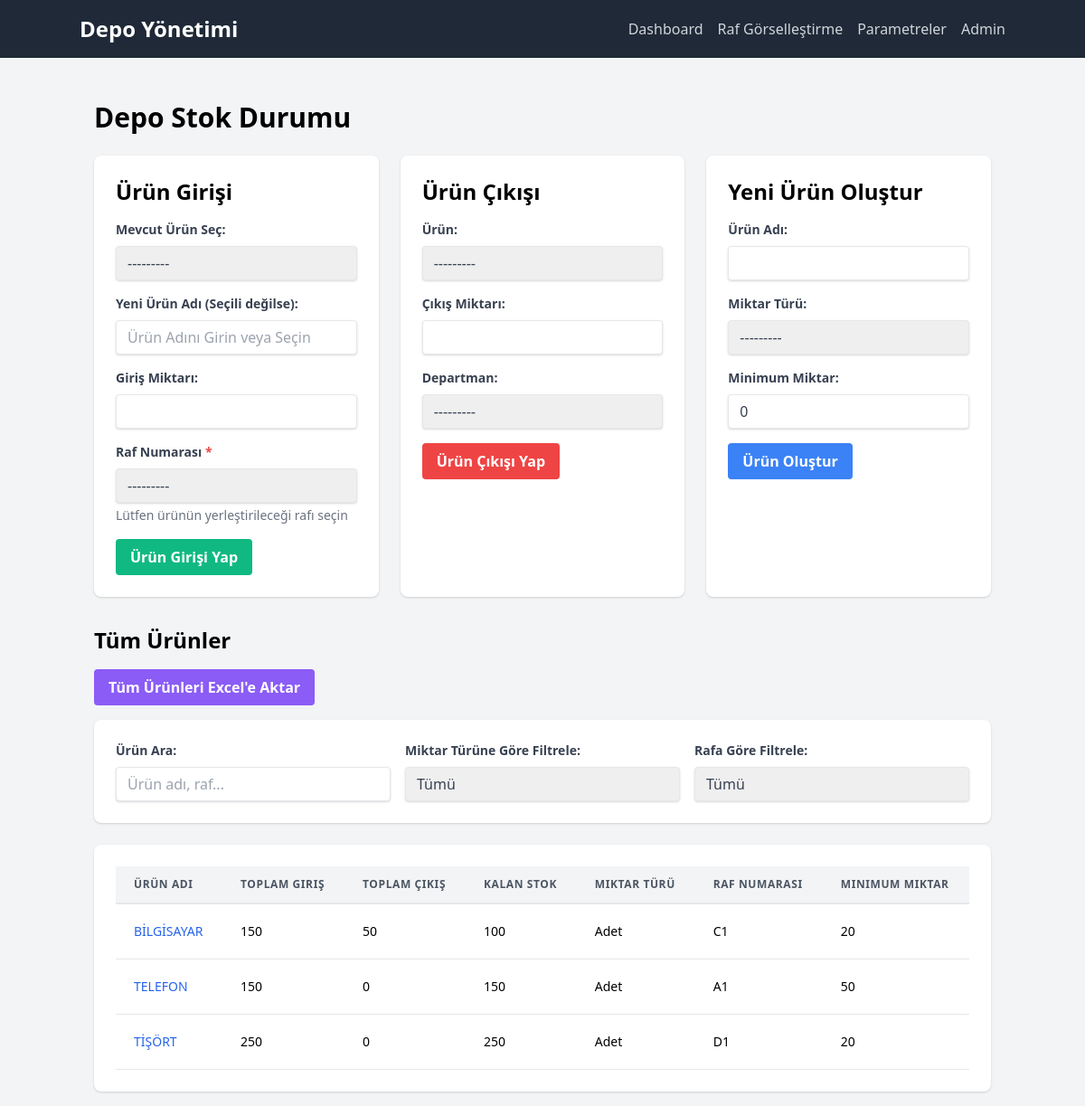
The app's page / (signed in), older data.
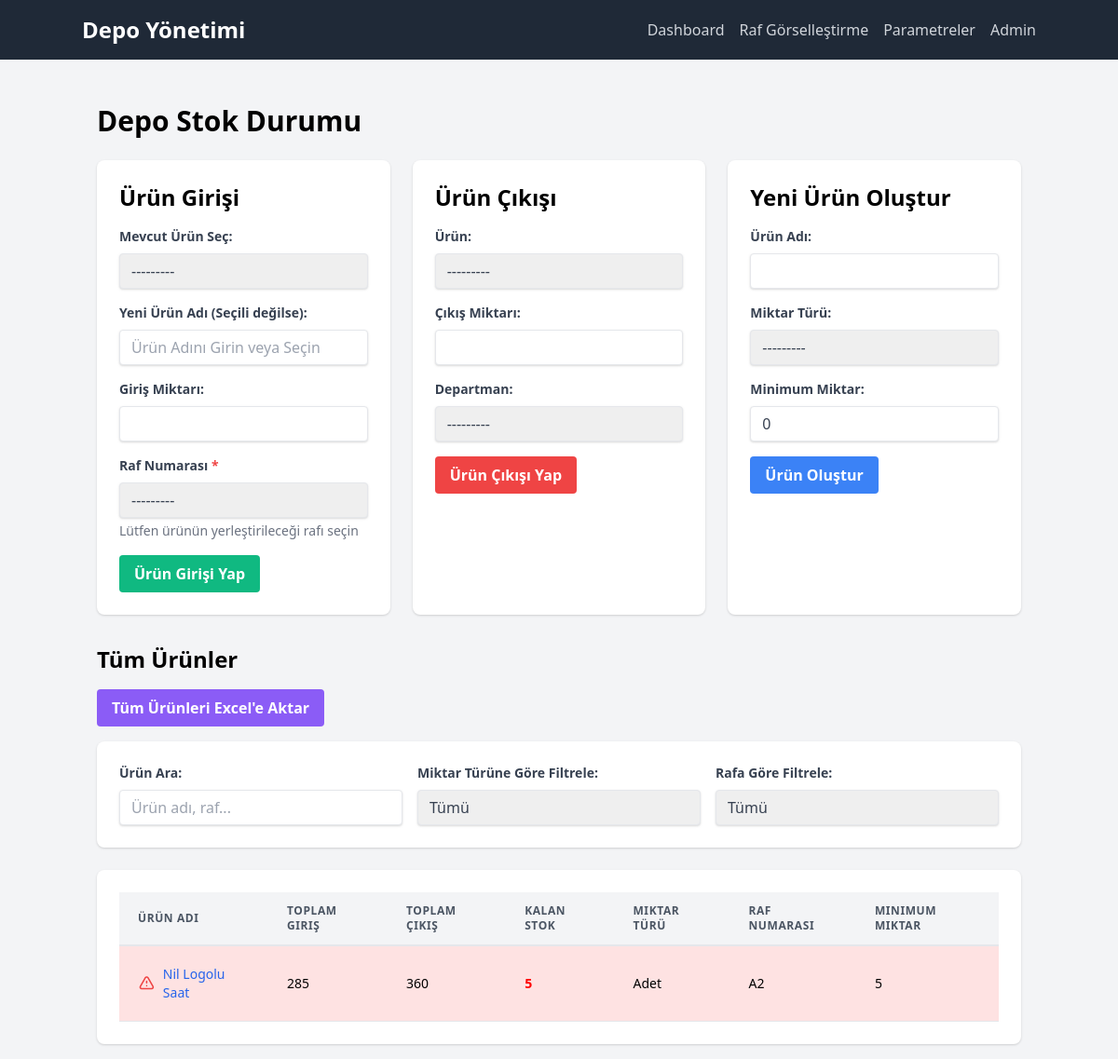
The same page, newer data.
### depo/models.py (models this page shows, shortened)
class Product(models.Model):
    name = models.CharField(max_length=200, unique=True, verbose_name="Ürün Adı")
    quantity_type = models.ForeignKey(QuantityType, on_delete=models.SET_NULL, null=True, verbose_name="Miktar Türü")
    minimum_quantity = models.IntegerField(default=0, verbose_name="Minimum Miktar")
    shelf = models.ForeignKey(Shelf, on_delete=models.SET_NULL, null=True, blank=True, verbose_name="Raf Numarası")
    class Meta:
        verbose_name = "Ürün"
        verbose_name_plural = "Ürünler"
    def __str__(self):
        return self.name
    @property
    def calculated_stock(self):
        total_entry = self.entrytransaction_set.aggregate(
            total=Coalesce(Sum('quantity'), Value(0))
        )['total']
        total_exit = self.exittransaction_set.aggregate(
            total=Coalesce(Sum('quantity'), Value(0))
        )['total']
        return total_entry - total_exit

class QuantityType(models.Model):
    name = models.CharField(max_length=50, unique=True, verbose_name="Miktar Türü")
    class Meta:
        verbose_name = "Miktar Türü"
        verbose_name_plural = "Miktar Türleri"
    def __str__(self):
        return self.name

class Shelf(models.Model):
    name = models.CharField(max_length=50, unique=True, verbose_name="Raf Numarası")
    class Meta:
        verbose_name = "Raf"
        verbose_name_plural = "Raflar"
    def __str__(self):
        return self.name

### depo/views.py (the view)
# urls.py: path('', views.DashboardView.as_view(), name='dashboard'),
class DashboardView(LoginRequiredMixin, ListView):
    model = Product
    template_name = 'depo/dashboard.html'
    context_object_name = 'products'
    def get_queryset(self):
        return Product.objects.annotate(
            total_entry=Coalesce(Sum('entrytransaction__quantity'), Value(0)),
            total_exit=Coalesce(Sum('exittransaction__quantity'), Value(0)),
            stock_calc=F('total_entry') - F('total_exit')  # isim değişti!
        ).order_by('name')
    def get_context_data(self, **kwargs):
        context = super().get_context_data(**kwargs)
        queryset = list(self.get_queryset())
        context['total_products'] = len(queryset)
        context['total_stock'] = sum(p.stock_calc for p in queryset)
        context['products'] = queryset
        context['entry_form'] = EntryTransactionForm()
        context['exit_form'] = ExitTransactionForm()
        context['product_form'] = ProductForm()
        context['quantity_types'] = QuantityType.objects.all()
        context['shelves'] = Shelf.objects.all()
        return context

### depo/forms.py (shortened to what this page needs)
class ExitTransactionForm(forms.ModelForm):
    def __init__(self, *args, **kwargs):
        super().__init__(*args, **kwargs)
        self.fields['product'].queryset = Product.objects.all()
        self.fields['product'].label_from_instance = lambda obj: f"{obj.name} (Kalan: {calculate_product_stock(obj)} {obj.quantity_type})"
    class Meta:
        model = ExitTransaction
        fields = ['product', 'quantity', 'department']
        labels = {
            'product': 'Ürün',
            'quantity': 'Çıkış Miktarı',
            'department': 'Çıkış Departmanı',
        }
        widgets = {
            'product': forms.Select(attrs={'class': 'shadow appearance-none border rounded w-full py-2 px-3 text-gray-700 leading-tight focus:outline-none focus:shadow-outline'}),
            'quantity': forms.NumberInput(attrs={'class': 'shadow appearance-none border rounded w-full py-2 px-3 text-gray-700 leading-tight focus:outline-none focus:shadow-outline'}),
            'department': forms.Select(attrs={'class': 'shadow appearance-none border rounded w-full py-2 px-3 text-gray-700 leading-tight focus:outline-none focus:shadow-outline'}),
        }

### depo/models.py (called while the page is built)
    def __str__(self):
        return self.name

### depo/utils.py (called while the page is built)
def calculate_product_stock(product):
    total_entry = EntryTransaction.objects.filter(product=product).aggregate(total=Coalesce(Sum('quantity'), Value(0)))['total']
    total_exit = ExitTransaction.objects.filter(product=product).aggregate(total=Coalesce(Sum('quantity'), Value(0)))['total']
    return max(0, total_entry - total_exit)

### depo/templates/depo/dashboard.html (shortened to what this page needs)
{% extends 'depo/base.html' %}
{% block content %}
<h1 class="text-3xl font-bold mb-6">Depo Stok Durumu</h1>
<div class="grid grid-cols-1 md:grid-cols-2 lg:grid-cols-3 gap-6 mb-8">
    <div class="bg-white p-6 rounded-lg shadow">
        <h2 class="text-2xl font-semibold mb-4">Ürün Girişi</h2>
        <form action="{% url 'product_entry' %}" method="post" id="entryForm">
            <div class="mb-4">
                <label for="id_product_select" class="block text-gray-700 text-sm font-bold mb-2">Mevcut Ürün Seç:</label>
                {{ entry_form.product_select }}
            </div>
            <div class="mb-4">
                <label for="id_product_name" class="block text-gray-700 text-sm font-bold mb-2">Yeni Ürün Adı (Seçili değilse):</label>
                {{ entry_form.product_name }}
            </div>
            <div class="mb-4">
                <label for="id_quantity" class="block text-gray-700 text-sm font-bold mb-2">Giriş Miktarı:</label>
                {{ entry_form.quantity }}
            </div>
            <div class="mb-4">
                <label for="id_shelf" class="block text-gray-700 text-sm font-bold mb-2">
                    Raf Numarası <span class="text-red-500">*</span>
                </label>
                {{ entry_form.shelf }}
                <p class="text-sm text-gray-500 mt-1">Lütfen ürünün yerleştirileceği rafı seçin</p>
            </div>
            <button type="submit" class="bg-green-500 hover:bg-green-700 text-white font-bold py-2 px-4 rounded focus:outline-none focus:shadow-outline" id="entrySubmitBtn">Ürün Girişi Yap</button>
        </form>
    </div>
    <div class="bg-white p-6 rounded-lg shadow">
        <h2 class="text-2xl font-semibold mb-4">Ürün Çıkışı</h2>
        <form action="{% url 'product_exit' %}" method="post" id="exitForm">
            <div class="mb-4">
                <label for="id_product" class="block text-gray-700 text-sm font-bold mb-2">Ürün:</label>
                {{ exit_form.product }}
            </div>
            <div class="mb-4">
                <label for="id_quantity_exit" class="block text-gray-700 text-sm font-bold mb-2">Çıkış Miktarı:</label>
                {{ exit_form.quantity }}
            </div>
            <div class="mb-4">
                <label for="id_department" class="block text-gray-700 text-sm font-bold mb-2">Departman:</label>
                {{ exit_form.department }}
            </div>
            <button type="submit" class="bg-red-500 hover:bg-red-700 text-white font-bold py-2 px-4 rounded focus:outline-none focus:shadow-outline" id="exitSubmitBtn">Ürün Çıkışı Yap</button>
        </form>
    </div>
    <div class="bg-white p-6 rounded-lg shadow">
        <h2 class="text-2xl font-semibold mb-4">Yeni Ürün Oluştur</h2>
        <form action="{% url 'create_product' %}" method="post">
            <div class="mb-4">
                <label for="id_name" class="block text-gray-700 text-sm font-bold mb-2">Ürün Adı:</label>
                {{ product_form.name }}
            </div>
            <div class="mb-4">
                <label for="id_quantity_type" class="block text-gray-700 text-sm font-bold mb-2">Miktar Türü:</label>
                {{ product_form.quantity_type }}
            </div>
            <div class="mb-4">
                <label for="id_minimum_quantity" class="block text-gray-700 text-sm font-bold mb-2">Minimum Miktar:</label>
                {{ product_form.minimum_quantity }}
            </div>
            <button type="submit" class="bg-blue-500 hover:bg-blue-700 text-white font-bold py-2 px-4 rounded focus:outline-none focus:shadow-outline">Ürün Oluştur</button>
        </form>
    </div>
</div>
<h2 class="text-2xl font-semibold mb-4">Tüm Ürünler</h2>
<div class="mb-4">
    <a href="{% url 'export_products_to_excel' %}" class="bg-purple-500 hover:bg-purple-700 text-white font-bold py-2 px-4 rounded focus:outline-none focus:shadow-outline inline-block">Tüm Ürünleri Excel'e Aktar</a>
</div>
<div class="bg-white p-6 rounded-lg shadow mb-6">
    <div class="grid grid-cols-1 md:grid-cols-3 gap-4">
        <div>
            <label for="search" class="block text-gray-700 text-sm font-bold mb-2">Ürün Ara:</label>
            <input type="text" id="search" onkeyup="filterTable()" placeholder="Ürün adı, raf..." class="shadow appearance-none border rounded w-full py-2 px-3 text-gray-700 leading-tight focus:outline-none focus:shadow-outline">
        </div>
        <div>
            <label for="quantityTypeFilter" class="block text-gray-700 text-sm font-bold mb-2">Miktar Türüne Göre Filtrele:</label>
            <select id="quantityTypeFilter" onchange="filterTable()" class="shadow appearance-none border rounded w-full py-2 px-3 text-gray-700 leading-tight focus:outline-none focus:shadow-outline">
                <option value="">Tümü</option>
            </select>
        </div>
        <div>
            <label for="shelfFilter" class="block text-gray-700 text-sm font-bold mb-2">Rafa Göre Filtrele:</label>
            <select id="shelfFilter" onchange="filterTable()" class="shadow appearance-none border rounded w-full py-2 px-3 text-gray-700 leading-tight focus:outline-none focus:shadow-outline">
                <option value="">Tümü</option>
            </select>
        </div>
    </div>
</div>
<div class="bg-white p-6 rounded-lg shadow overflow-x-auto">
    <table class="min-w-full leading-normal" id="productTable">
        <thead>
            <tr>
                <th class="px-5 py-3 border-b-2 border-gray-200 bg-gray-100 text-left text-xs font-semibold text-gray-600 uppercase tracking-wider">Ürün Adı</th>
                <th class="px-5 py-3 border-b-2 border-gray-200 bg-gray-100 text-left text-xs font-semibold text-gray-600 uppercase tracking-wider">Toplam Giriş</th>
                <th class="px-5 py-3 border-b-2 border-gray-200 bg-gray-100 text-left text-xs font-semibold text-gray-600 uppercase tracking-wider">Toplam Çıkış</th>
                <th class="px-5 py-3 border-b-2 border-gray-200 bg-gray-100 text-left text-xs font-semibold text-gray-600 uppercase tracking-wider">Kalan Stok</th>
                <th class="px-5 py-3 border-b-2 border-gray-200 bg-gray-100 text-left text-xs font-semibold text-gray-600 uppercase tracking-wider">Miktar Türü</th>
                <th class="px-5 py-3 border-b-2 border-gray-200 bg-gray-100 text-left text-xs font-semibold text-gray-600 uppercase tracking-wider">Raf Numarası</th>
                <th class="px-5 py-3 border-b-2 border-gray-200 bg-gray-100 text-left text-xs font-semibold text-gray-600 uppercase tracking-wider">Minimum Miktar</th>
            </tr>
        </thead>
        <tbody>
            {% for product in products %}
                <tr class="{% if product.calculated_stock <= product.minimum_quantity %}bg-red-100 hover:bg-red-200{% endif %}">
                    <td class="px-5 py-5 border-b border-gray-200 {% if product.calculated_stock <= product.minimum_quantity %}bg-red-100 hover:bg-red-200{% endif %} text-sm">
                        <div class="flex items-center">
                            {% if product.calculated_stock <= product.minimum_quantity %}
                                <svg class="w-5 h-5 text-red-500 mr-2" fill="none" stroke="currentColor" viewBox="0 0 24 24">
                                    <path stroke-linecap="round" stroke-linejoin="round" stroke-width="2" d="M12 9v2m0 4h.01m-6.938 4h13.856c1.54 0 2.502-1.667 1.732-3L13.732 4c-.77-1.333-2.694-1.333-3.464 0L3.34 16c-.77 1.333.192 3 1.732 3z"></path>
                                </svg>
                            {% endif %}
                            <a href="{% url 'product_detail' product.pk %}" class="text-blue-600 hover:text-blue-900">{{ product.name }}</a>
                        </div>
                    </td>
                    <td class="px-5 py-5 border-b border-gray-200 {% if product.calculated_stock <= product.minimum_quantity %}bg-red-100 hover:bg-red-200{% endif %} text-sm">{{ product.total_entry }}</td>
                    <td class="px-5 py-5 border-b border-gray-200 {% if product.calculated_stock <= product.minimum_quantity %}bg-red-100 hover:bg-red-200{% endif %} text-sm">{{ product.total_exit }}</td>
                    <td class="px-5 py-5 border-b border-gray-200 {% if product.calculated_stock <= product.minimum_quantity %}bg-red-100 hover:bg-red-200{% endif %} text-sm">
                        {% if product.calculated_stock <= product.minimum_quantity %}
                            <span style="color: red; font-weight: bold;">{{ product.calculated_stock }}</span>
                        {% else %}
                            {{ product.calculated_stock }}
                        {% endif %}
                    </td>
                    <td class="px-5 py-5 border-b border-gray-200 {% if product.calculated_stock <= product.minimum_quantity %}bg-red-100 hover:bg-red-200{% endif %} text-sm">{{ product.quantity_type }}</td>
                    <td class="px-5 py-5 border-b border-gray-200 {% if product.calculated_stock <= product.minimum_quantity %}bg-red-100 hover:bg-red-200{% endif %} text-sm">{{ product.shelf }}</td>
                    <td class="px-5 py-5 border-b border-gray-200 {% if product.calculated_stock <= product.minimum_quantity %}bg-red-100 hover:bg-red-200{% endif %} text-sm">{{ product.minimum_quantity }}</td>
                </tr>
            {% empty %}
                <tr>
                    <td colspan="7" class="px-5 py-5 border-b border-gray-200 bg-white text-sm text-center">Henüz hiç ürün yok.</td>
                </tr>
            {% endfor %}
        </tbody>
    </table>
</div>
{% endblock %}

### depo/templates/depo/base.html (shortened to what this page needs)
<!DOCTYPE html>
<html lang="en">
<head>
    <link href="https://cdn.jsdelivr.net/npm/tailwindcss@2.2.19/dist/tailwind.min.css" rel="stylesheet">
</head>
<body class="bg-gray-100 font-sans leading-normal tracking-normal">
    <nav class="bg-gray-800 p-4">
        <div class="container mx-auto flex justify-between items-center">
            <a href="{% url 'dashboard' %}" class="text-white text-2xl font-bold">Depo Yönetimi</a>
            <div class="flex space-x-4">
                <a href="{% url 'dashboard' %}" class="text-gray-300 hover:text-white">Dashboard</a>
                <a href="{% url 'shelf_visualization' %}" class="text-gray-300 hover:text-white">Raf Görselleştirme</a>
                <a href="{% url 'parameters' %}" class="text-gray-300 hover:text-white">Parametreler</a>
                <a href="{% url 'admin:index' %}" class="text-gray-300 hover:text-white">Admin</a>
            </div>
        </div>
    </nav>
    <div class="container mx-auto mt-8 p-4">
        {% block content %}
        {% endblock %}
    </div>
</body>
</html>

Row changes from the older to the newer data that the page shows:
removed Product: name "BİLGİSAYAR", total_entry "150", total_exit "50", calculated_stock "100", quantity_type "Adet", shelf "C1", minimum_quantity "20"
removed Product: name "TELEFON", total_entry "150", total_exit "0", calculated_stock "150", quantity_type "Adet", shelf "A1", minimum_quantity "50"
removed Product: name "TİŞÖRT", total_entry "250", total_exit "0", calculated_stock "250", quantity_type "Adet", shelf "D1", minimum_quantity "20"
added Product: name "Nil Logolu Saat", total_entry "285", total_exit "360", calculated_stock "5", quantity_type "Adet", shelf "A2", minimum_quantity "5"
